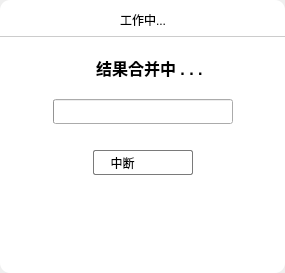
<?xml version="1.0" encoding="UTF-8"?>
<ui version="4.0">
 <class>DialogResultMergeClass</class>
 <widget class="QDialog" name="DialogResultMergeClass">
  <property name="geometry">
   <rect>
    <x>0</x>
    <y>0</y>
    <width>285</width>
    <height>273</height>
   </rect>
  </property>
  <property name="windowTitle">
   <string>结果合并</string>
  </property>
  <property name="styleSheet">
   <string notr="true"/>
  </property>
  <layout class="QGridLayout" name="gridLayout">
   <property name="leftMargin">
    <number>0</number>
   </property>
   <property name="topMargin">
    <number>0</number>
   </property>
   <property name="rightMargin">
    <number>0</number>
   </property>
   <property name="bottomMargin">
    <number>0</number>
   </property>
   <property name="spacing">
    <number>0</number>
   </property>
   <item row="0" column="0">
    <widget class="QFrame" name="frame">
     <property name="styleSheet">
      <string notr="true">QFrame
{
	background-color:#ffffff;
 
	border:none;
	border-radius:10px;
}</string>
     </property>
     <property name="frameShape">
      <enum>QFrame::StyledPanel</enum>
     </property>
     <property name="frameShadow">
      <enum>QFrame::Raised</enum>
     </property>
     <layout class="QGridLayout" name="gridLayout_2">
      <property name="leftMargin">
       <number>0</number>
      </property>
      <property name="topMargin">
       <number>0</number>
      </property>
      <property name="rightMargin">
       <number>0</number>
      </property>
      <property name="bottomMargin">
       <number>0</number>
      </property>
      <property name="spacing">
       <number>0</number>
      </property>
      <item row="0" column="0">
       <layout class="QVBoxLayout" name="verticalLayout">
        <item>
         <layout class="QHBoxLayout" name="horizontalLayout_2">
          <item>
           <spacer name="horizontalSpacer_5">
            <property name="orientation">
             <enum>Qt::Horizontal</enum>
            </property>
            <property name="sizeHint" stdset="0">
             <size>
              <width>40</width>
              <height>20</height>
             </size>
            </property>
           </spacer>
          </item>
          <item>
           <widget class="QLabel" name="label">
            <property name="minimumSize">
             <size>
              <width>0</width>
              <height>30</height>
             </size>
            </property>
            <property name="maximumSize">
             <size>
              <width>16777215</width>
              <height>20</height>
             </size>
            </property>
            <property name="text">
             <string>工作中...</string>
            </property>
            <property name="alignment">
             <set>Qt::AlignCenter</set>
            </property>
           </widget>
          </item>
          <item>
           <spacer name="horizontalSpacer_6">
            <property name="orientation">
             <enum>Qt::Horizontal</enum>
            </property>
            <property name="sizeHint" stdset="0">
             <size>
              <width>40</width>
              <height>20</height>
             </size>
            </property>
           </spacer>
          </item>
         </layout>
        </item>
        <item>
         <widget class="Line" name="line">
          <property name="styleSheet">
           <string notr="true">QFrame { background-color: rgb(204, 204, 204); max-height: 1px; }
</string>
          </property>
          <property name="orientation">
           <enum>Qt::Horizontal</enum>
          </property>
         </widget>
        </item>
        <item>
         <spacer name="verticalSpacer_2">
          <property name="orientation">
           <enum>Qt::Vertical</enum>
          </property>
          <property name="sizeType">
           <enum>QSizePolicy::Fixed</enum>
          </property>
          <property name="sizeHint" stdset="0">
           <size>
            <width>100</width>
            <height>13</height>
           </size>
          </property>
         </spacer>
        </item>
        <item>
         <layout class="QHBoxLayout" name="horizontalLayout">
          <item>
           <spacer name="horizontalSpacer_7">
            <property name="orientation">
             <enum>Qt::Horizontal</enum>
            </property>
            <property name="sizeHint" stdset="0">
             <size>
              <width>40</width>
              <height>20</height>
             </size>
            </property>
           </spacer>
          </item>
          <item>
           <widget class="QLabel" name="label_3">
            <property name="text">
             <string/>
            </property>
            <property name="pixmap">
             <pixmap>../res/resultMerging.png</pixmap>
            </property>
            <property name="scaledContents">
             <bool>true</bool>
            </property>
           </widget>
          </item>
          <item>
           <widget class="QLabel" name="label_2">
            <property name="font">
             <font>
              <pointsize>12</pointsize>
              <weight>75</weight>
              <bold>true</bold>
             </font>
            </property>
            <property name="text">
             <string>结果合并中 . . .</string>
            </property>
           </widget>
          </item>
          <item>
           <spacer name="horizontalSpacer_8">
            <property name="orientation">
             <enum>Qt::Horizontal</enum>
            </property>
            <property name="sizeHint" stdset="0">
             <size>
              <width>40</width>
              <height>20</height>
             </size>
            </property>
           </spacer>
          </item>
         </layout>
        </item>
        <item>
         <spacer name="verticalSpacer_3">
          <property name="orientation">
           <enum>Qt::Vertical</enum>
          </property>
          <property name="sizeType">
           <enum>QSizePolicy::Fixed</enum>
          </property>
          <property name="sizeHint" stdset="0">
           <size>
            <width>20</width>
            <height>13</height>
           </size>
          </property>
         </spacer>
        </item>
        <item>
         <layout class="QHBoxLayout" name="horizontalLayout_3">
          <item>
           <spacer name="horizontalSpacer_3">
            <property name="orientation">
             <enum>Qt::Horizontal</enum>
            </property>
            <property name="sizeHint" stdset="0">
             <size>
              <width>40</width>
              <height>20</height>
             </size>
            </property>
           </spacer>
          </item>
          <item>
           <widget class="QProgressBar" name="progressBar">
            <property name="minimumSize">
             <size>
              <width>180</width>
              <height>25</height>
             </size>
            </property>
            <property name="maximumSize">
             <size>
              <width>180</width>
              <height>25</height>
             </size>
            </property>
            <property name="value">
             <number>0</number>
            </property>
            <property name="textVisible">
             <bool>false</bool>
            </property>
           </widget>
          </item>
          <item>
           <spacer name="horizontalSpacer_4">
            <property name="orientation">
             <enum>Qt::Horizontal</enum>
            </property>
            <property name="sizeHint" stdset="0">
             <size>
              <width>40</width>
              <height>20</height>
             </size>
            </property>
           </spacer>
          </item>
         </layout>
        </item>
        <item>
         <spacer name="verticalSpacer">
          <property name="orientation">
           <enum>Qt::Vertical</enum>
          </property>
          <property name="sizeType">
           <enum>QSizePolicy::Fixed</enum>
          </property>
          <property name="sizeHint" stdset="0">
           <size>
            <width>20</width>
            <height>20</height>
           </size>
          </property>
         </spacer>
        </item>
        <item>
         <layout class="QHBoxLayout" name="horizontalLayout_4">
          <item>
           <spacer name="horizontalSpacer">
            <property name="orientation">
             <enum>Qt::Horizontal</enum>
            </property>
            <property name="sizeHint" stdset="0">
             <size>
              <width>40</width>
              <height>20</height>
             </size>
            </property>
           </spacer>
          </item>
          <item>
           <widget class="QPushButton" name="pushButton">
            <property name="minimumSize">
             <size>
              <width>100</width>
              <height>25</height>
             </size>
            </property>
            <property name="maximumSize">
             <size>
              <width>100</width>
              <height>25</height>
             </size>
            </property>
            <property name="styleSheet">
             <string notr="true">QPushButton {
    background-color: rgb(255, 255, 255); /* 背景色 */
    border: 1px solid rgb(122, 122, 122); /* 边框色 */
    border-radius: 2px; /* 圆润边框 */
	text-align: left;
    padding-left: 10px;
}


QPushButton:hover {
    background-color: rgb(242, 242, 242); /* 鼠标悬浮背景色 */
}

QPushButton:pressed {
    background-color: rgb(235, 235, 235); /* 鼠标点击背景色 */
}
</string>
            </property>
            <property name="text">
             <string>  中断</string>
            </property>
            <property name="icon">
             <iconset>
              <normaloff>../res/StopCalculation.png</normaloff>../res/StopCalculation.png</iconset>
            </property>
           </widget>
          </item>
          <item>
           <spacer name="horizontalSpacer_2">
            <property name="orientation">
             <enum>Qt::Horizontal</enum>
            </property>
            <property name="sizeHint" stdset="0">
             <size>
              <width>40</width>
              <height>20</height>
             </size>
            </property>
           </spacer>
          </item>
         </layout>
        </item>
        <item>
         <spacer name="verticalSpacer_4">
          <property name="orientation">
           <enum>Qt::Vertical</enum>
          </property>
          <property name="sizeType">
           <enum>QSizePolicy::Expanding</enum>
          </property>
          <property name="sizeHint" stdset="0">
           <size>
            <width>20</width>
            <height>20</height>
           </size>
          </property>
         </spacer>
        </item>
       </layout>
      </item>
     </layout>
    </widget>
   </item>
  </layout>
 </widget>
 <layoutdefault spacing="6" margin="11"/>
 <resources/>
 <connections/>
</ui>
